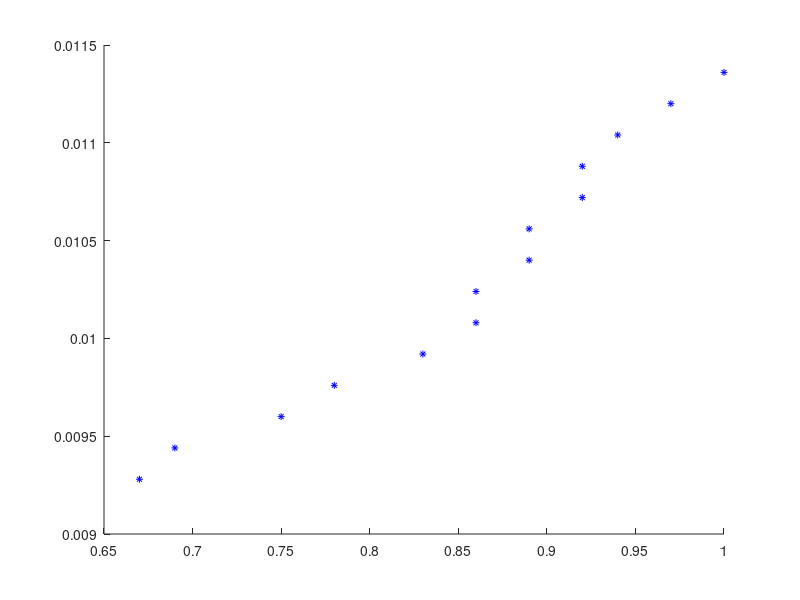

This chart was generated by the following MATLAB code: (Note: this script raises an error after producing the figure.)
clc;
clear all;
clear home;
close all;

%                    A
data = [  %0.14     3.7; %---- These data is when the vehicle runs
          %0.17     3.8; %     crocket(without breaking)
          %0.25     3.9;
          %0.33     4.0;
          %0.39     4.1;
          %0.42     4.2;
          %0.61     4.3;
          0.67     5.8;  %---- These data is when the vehicle runs straight
          0.69     5.9;  %     (width breaking)
          0.75     6.0;
          0.78     6.1;
          0.83     6.2;
          0.86     6.3;
          0.86     6.4;
          0.89     6.5;
          0.89     6.6;
          0.92     6.7;
          0.92     6.8;
          0.94     6.9;
          0.97     7.0;
          1.00     7.1  
                        ];
      
      
y = data(:,2)*0.0016;  % <-- kt
x = data(:,1);

p = scatter( x, y,25,'b', '*' );

%xlim([0 7.5])

%Creating least square solution
h = lsline;
set( h, 'color', 'r', 'LineWidth', 1 );

%Using polyfit to calculate the equation for lsline
p = polyfit( x, y, 1 );
a = p(:,1)
b = p(:,2)
%Creating legend containing equation for lsline (%0.4f = 4 decimals)
legend('Data', sprintf( 'y = %0.4fx + %0.4f', a, b ), 'Location', 'northwest' )

%Title and axis labels added
title('Friction in Drivetrain')
xlabel('Velocity (m/s)')
ylabel('Torque (N)')

grid on
set(gca,'GridLineStyle',':', 'GridColor', 'k', 'GridAlpha', .6)
